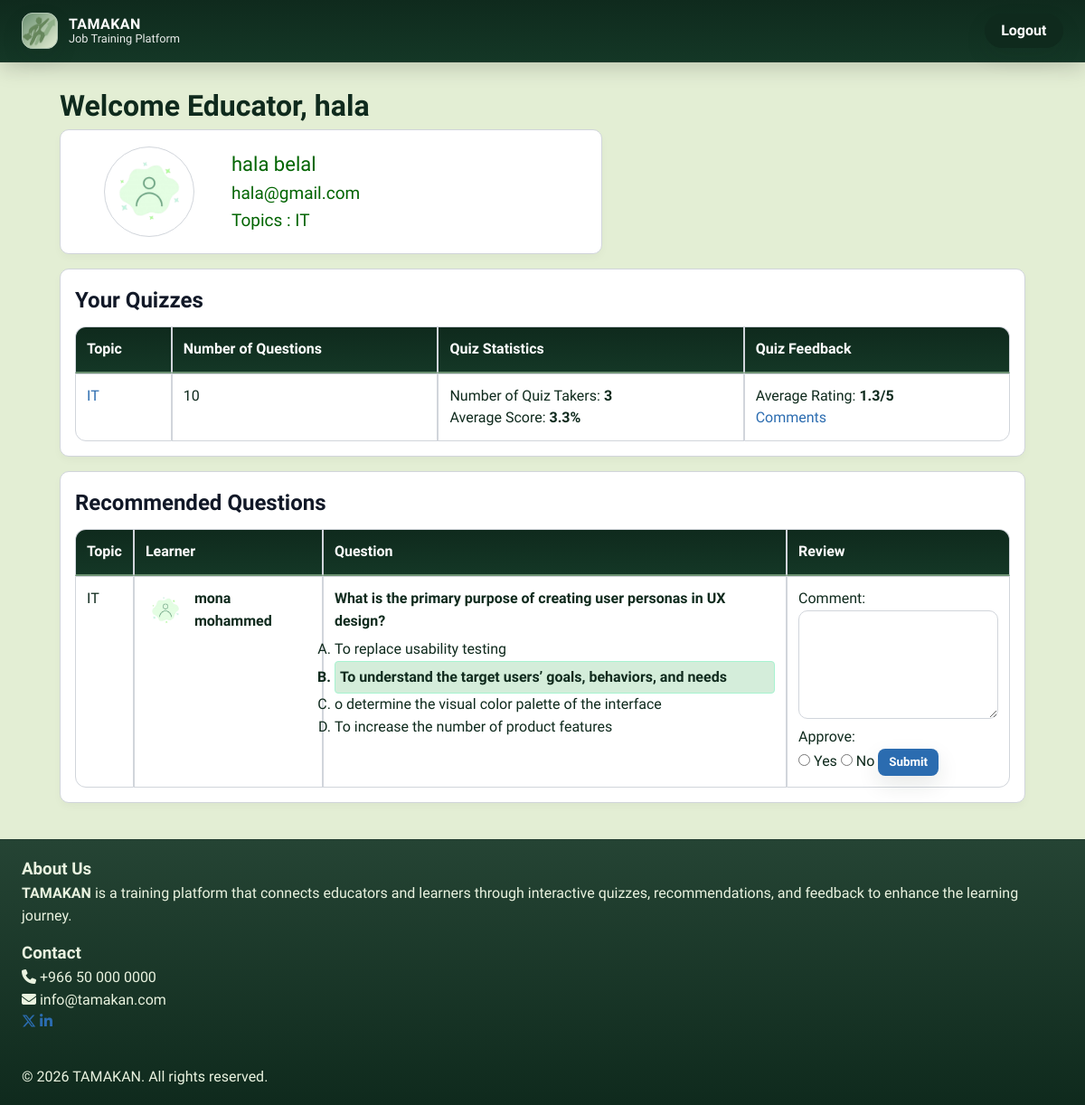
Page /pages/educator/educatorHome.php (signed in) on the committed database.
### tables this page shows
CREATE TABLE `user` (
  `id` int(10) UNSIGNED NOT NULL,
  `firstName` varchar(100) NOT NULL,
  `lastName` varchar(100) NOT NULL,
  `emailAddress` varchar(255) NOT NULL,
  `password` varchar(255) NOT NULL,
  `photoFileName` varchar(255) NOT NULL DEFAULT 'default.png',
  `userType` enum('learner','educator') NOT NULL
);

CREATE TABLE `quiz` (
  `id` int(10) UNSIGNED NOT NULL,
  `educatorID` int(10) UNSIGNED NOT NULL,
  `topicID` int(10) UNSIGNED NOT NULL
);

CREATE TABLE `topic` (
  `id` int(10) UNSIGNED NOT NULL,
  `topicName` varchar(100) NOT NULL
);

CREATE TABLE `recommendedquestion` (
  `id` int(10) UNSIGNED NOT NULL,
  `quizID` int(10) UNSIGNED NOT NULL,
  `learnerID` int(10) UNSIGNED NOT NULL,
  `question` text NOT NULL,
  `questionFigureFileName` varchar(255) DEFAULT NULL,
  `answerA` varchar(500) NOT NULL,
  `answerB` varchar(500) NOT NULL,
  `answerC` varchar(500) NOT NULL,
  `answerD` varchar(500) NOT NULL,
  `correctAnswer` enum('A','B','C','D') NOT NULL,
  `status` enum('pending','approved','disapproved') NOT NULL DEFAULT 'pending',
  `comments` text DEFAULT NULL
);

### pages/educator/educatorHome.php (the view, shortened to what this page needs)
<?php
require_once __DIR__ . '/includes/config.php';
$userId = (int)$_SESSION['user_id'];
function e($s){ return htmlspecialchars((string)$s, ENT_QUOTES, 'UTF-8'); }
function user_img_src(?string $file): string {
  $name = $file ? basename($file) : 'default.png';
  $full = __DIR__ . '/uploads/' . $name;
  return is_file($full) ? ('uploads/'.$name) : 'uploads/default.png';
}
$stmt = $pdo->prepare("SELECT firstName, lastName, emailAddress, photoFileName FROM `user` WHERE id = :id");
$stmt->execute([':id' => $userId]);
$user = $stmt->fetch();
$topicStmt = $pdo->prepare("
    SELECT t.topicName
    FROM quiz q
    JOIN topic t ON q.topicID = t.id
    WHERE q.educatorID = :eid
");
$topicStmt->execute([':eid' => $userId]);
$educatorTopics = $topicStmt->fetchAll(PDO::FETCH_COLUMN);
$quizStmt = $pdo->prepare("
    SELECT q.id AS quizID, t.topicName
    FROM quiz q
    JOIN topic t ON q.topicID = t.id
    WHERE q.educatorID = :id
");
$quizStmt->execute([':id' => $userId]);
$quizzes = $quizStmt->fetchAll();
$stmtRec = $pdo->prepare("
    SELECT r.*, q.topicID, t.topicName,
           u.firstName AS learnerFirst, u.lastName AS learnerLast,
           u.photoFileName AS learnerPhoto
    FROM recommendedquestion r
    JOIN quiz q   ON r.quizID = q.id
    JOIN topic t  ON q.topicID = t.id
    JOIN `user` u ON r.learnerID = u.id
    WHERE q.educatorID = ?
      AND r.status = 'pending'
    ORDER BY r.id DESC
");
$stmtRec->execute([$userId]);
$recommended = $stmtRec->fetchAll();
?>
<!DOCTYPE html>
<html>
<head>
  <link rel="stylesheet" href="header.css">
  <link rel="stylesheet" href="educator.css"/>
  <link rel="stylesheet" href="https://cdnjs.cloudflare.com/ajax/libs/font-awesome/6.5.2/css/all.min.css">
</head>
<body>
<?php include 'header.php'; ?>
<main>
  <h1>Welcome Educator, <?= e($_SESSION['firstName'] ?? '') ?></h1>
  <div class="card usercard" id="userCard" style="margin-bottom:1rem">
    <div style="display:flex;gap:1rem;align-items:center">
      <div style="padding:8px 25px 8px 33px;">
        <img class="id-photo"
             src="<?= e(user_img_src($user['photoFileName'] ?? null)) ?>"
             width="100" height="100" alt="Educator photo">
      </div>
      <div>
        <div id="user-name"><?= e(($user['firstName'] ?? '').' '.($user['lastName'] ?? '')) ?></div>
        <div id="user-email"><?= e($user['emailAddress'] ?? '') ?></div>
        <div id="Educator-specialty">
          Topics :
          <?php if (!empty($educatorTopics)) {
              echo e(implode(', ', $educatorTopics));
            } else {
              echo 'No topics assigned';
            } ?>
        </div>
      </div>
    </div>
  </div>
  <div class="row-eq">
    <div class="card" style="margin-top:1rem">
      <h2>Your Quizzes</h2>
      <table class="table">
        <thead>
          <tr>
            <th>Topic</th>
            <th>Number of Questions</th>
            <th>Quiz Statistics</th>
            <th>Quiz Feedback</th>
          </tr>
        </thead>
        <tbody>
        <?php foreach ($quizzes as $q): ?>
          <tr>
            <td>
              <a href="quiz.php?quizID=<?= (int)$q['quizID'] ?>">
                <?= e($q['topicName']) ?>
              </a>
            </td>
            <td>
              <?php
                $countQ = $pdo->query("SELECT COUNT(*) FROM quizquestion WHERE quizID=".(int)$q['quizID'])->fetchColumn();
                echo (int)$countQ;
              ?>
            </td>
            <td>
              <?php
                $stats = $pdo->query("SELECT COUNT(*) AS c, AVG(score) AS avg FROM takenquiz WHERE quizID=".(int)$q['quizID'])->fetch();
                if ((int)$stats['c'] === 0) {
                  echo "quiz not taken yet";
                } else {
                  echo "Number of Quiz Takers: <strong>".(int)$stats['c']."</strong><br>";
                  echo "Average Score: <strong>".round((float)$stats['avg'], 1)."%</strong>";
                }
              ?>
            </td>
            <td>
              <?php
                $fb = $pdo->query("SELECT COUNT(*) AS c, AVG(rating) AS avg FROM quizfeedback WHERE quizID=".(int)$q['quizID'])->fetch();
                if ((int)$fb['c'] === 0) {
                  echo "no feedback yet";
                } else {
                  echo "Average Rating: <strong>".round((float)$fb['avg'], 1)."/5</strong><br>";
                  $commentsCount = $pdo->query("
                    SELECT COUNT(*) FROM quizfeedback
                    WHERE quizID=".(int)$q['quizID']." AND comments IS NOT NULL AND comments <> ''
                  ")->fetchColumn();
                  if ((int)$commentsCount > 0) {
                    echo '<a href="Comments.php?quizID='.(int)$q['quizID'].'">Comments</a>';
                  }
                }
              ?>
            </td>
          </tr>
        <?php endforeach; ?>
        </tbody>
      </table>
    </div>
    <section class="card" id="recommended" style="margin-top:1rem">
      <h2>Recommended Questions</h2>
      <table class="table">
        <thead>
          <tr>
            <th>Topic</th>
            <th>Learner</th>
            <th>Question</th>
            <th>Review</th>
          </tr>
        </thead>
        <tbody>
        <?php foreach ($recommended as $r): ?>
          <tr>
            <td><?= e($r['topicName']) ?></td>
            <td>
              <div class="learner" style="display:flex;gap:10px;align-items:center">
                <img class="image-learner"
                     src="<?= e(user_img_src($r['learnerPhoto'] ?? null)) ?>"
                     width="44" height="44" alt="Learner photo">
                <div><strong><?= e(($r['learnerFirst'] ?? '').' '.($r['learnerLast'] ?? '')) ?></strong></div>
              </div>
            </td>
            <td>
              <p class="q-text"><?= e($r['question']) ?></p>
              <ol class="options" type="A">
                <li class="<?= ($r['correctAnswer']==='A'?'correct':'') ?>"><?= e($r['answerA']) ?></li>
                <li class="<?= ($r['correctAnswer']==='B'?'correct':'') ?>"><?= e($r['answerB']) ?></li>
                <li class="<?= ($r['correctAnswer']==='C'?'correct':'') ?>"><?= e($r['answerC']) ?></li>
                <li class="<?= ($r['correctAnswer']==='D'?'correct':'') ?>"><?= e($r['answerD']) ?></li>
              </ol>
            </td>
            <td>
<form class="review-form" method="POST" action="submit_recommendation.php">
                <p>Comment:</p>
                <textarea name="comment" rows="3"></textarea>
                <p>Approve:</p>
                <label><input type="radio" name="approve" value="yes" required> Yes</label>
                <label><input type="radio" name="approve" value="no"> No</label>
                <button type="submit" class="btn">Submit</button>
              </form>
            </td>
          </tr>
        <?php endforeach; ?>
        </tbody>
      </table>
    </section>
  </div>
</main>
<?php include 'footer.php'; ?>
</body>
</html>

### includes/header.php
<header class="tk-header">
  <div class="tk-wrap">
    <a class="tk-brand"
       href="https://tamakan.infinityfreeapp.com/"
       aria-label="TAMAKAN">
      <div class="tk-logo">
        <img src="images/logo.png" alt="TAMAKAN Logo">
      </div>
      <div class="tk-brand-text">
        <strong>TAMAKAN</strong>
        <span>Job Training Platform</span>
      </div>
    </a>
    <nav class="tk-nav">
      <a href="logout.php" class="nav-btn">Logout</a>
    </nav>
  </div>
</header>

### includes/footer.php (shortened to what this page needs)
<footer class="tk-footer simple-footer" role="contentinfo">
  <div class="tk-wrap footer-center">
    <div class="footer-about">
      <h3 class="footer-title">About Us</h3>
      <p class="footer-text">
        <strong>TAMAKAN</strong> is a training platform that connects educators and learners
        through interactive quizzes, recommendations, and feedback to enhance the learning journey.
      </p>
    </div>
    <div class="footer-contact">
      <h3 class="footer-title">Contact</h3>
      <p><i class="fa-solid fa-phone"></i> +966 50 000 0000</p>
      <p><i class="fa-solid fa-envelope"></i> info@tamakan.com</p>
      <a href="#" aria-label="Twitter"><i class="fa-brands fa-x-twitter"></i></a>
      <a href="#" aria-label="LinkedIn"><i class="fa-brands fa-linkedin-in"></i></a>
    </div>
  </div>
  <div class="footer-bottom">
    <div class="tk-wrap footer-bottom-inner">
      <span>© <span id="y"></span> TAMAKAN. All rights reserved.</span>
    </div>
  </div>
</footer>

### assets/css/educator.css (style rules this page uses)
:root { --ink:#1f2937; --muted:#6b7280; --bg:#E3EED4; --card:#ffffff; --line:#d1d5db; --thead:#e5edf8; --accent:#2b6cb0; --accent-2:#10b981; --danger:#ef4444; }
* { box-sizing:border-box }
html,body { margin:0; }
body { background:var(--bg);color:var(--ink) }
a { color:var(--accent);text-decoration:none }
.row-eq { display: grid-template-columns:minmax(0,1fr); gap: 20px; align-items: stretch; }
.row-eq > .card { display: flex !important; flex-direction: column; width: auto; float: none !important; }
main { max-width:1100px;margin:24px auto;padding:0 16px }
.card { background:var(--card); border:1px solid var(--line); border-radius:10px; padding:16px; box-shadow:0 4px 10px rgba(0,0,0,.03); }
h2 { color:#111827;margin:0 0 10px; }
#user-name { font-size:22px;font-weight:450 }
#user-email { font-size:19px;font-weight:450 }
#Educator-specialty { font-size:19px; }
.usercard { display: flex; align-items: center; border:1px solid var(--line); border-radius: 10px; padding: 10px 15px; width:600px; background: #fff; box-shadow:0 4px 10px rgba(0,0,0,.03); color:#006400; }
.usercard img { border:1px solid var(--line);background:#fff }
table { width:100%;border-collapse:collapse;background:var(--card) }
thead th { background:linear-gradient(180deg, var(--green-700), #143726); border:1px solid var(--line); padding:10px; text-align:left; font-weight:700; color:white; }
td { border:1px solid var(--line); padding:10px; vertical-align:top; }
.btn { display:inline-block;background:var(--accent);color:#fff;border:none;padding:8px 12px;border-radius:8px;cursor:pointer }
.q-text { font-weight:600;margin-bottom:6px }
.correct { background:#ecfdf5;border:1px solid #a7f3d0;border-radius:6px;padding:0 4px }
html, body { background: var(--bg); color: var(--text); font-family: var(--font); }

### pages/educator/educatorHome.php (style rules this page uses)
.options .correct { background-color:#d4edda; padding:5px; border-radius:4px; font-weight:bold; }
.id-photo, .image-learner { border-radius:50%; object-fit:cover; }

### rows in the picture
user: photoFileName (placeholder picture), firstName+lastName "hala belal", emailAddress "hala@gmail.com"
quiz: topicID.topicName "IT", countQ "10", c "3", avg "3.3", avg "1.3"
recommendedquestion: topic.topicName "IT", learnerID.photoFileName (placeholder picture), learnerID.lastName "mona mohammed", question "What is the primary purpose of creating user personas in UX design?", answerA "To replace usability testing", answerB "To understand the target users’ goals, behaviors, and needs", answerC "o determine the visual color palette of the interface", answerD "To increase the number of product features"

### other values in the picture
$_SESSION['firstName'] "hala"
implode(', ', $educatorTopics) "IT"
